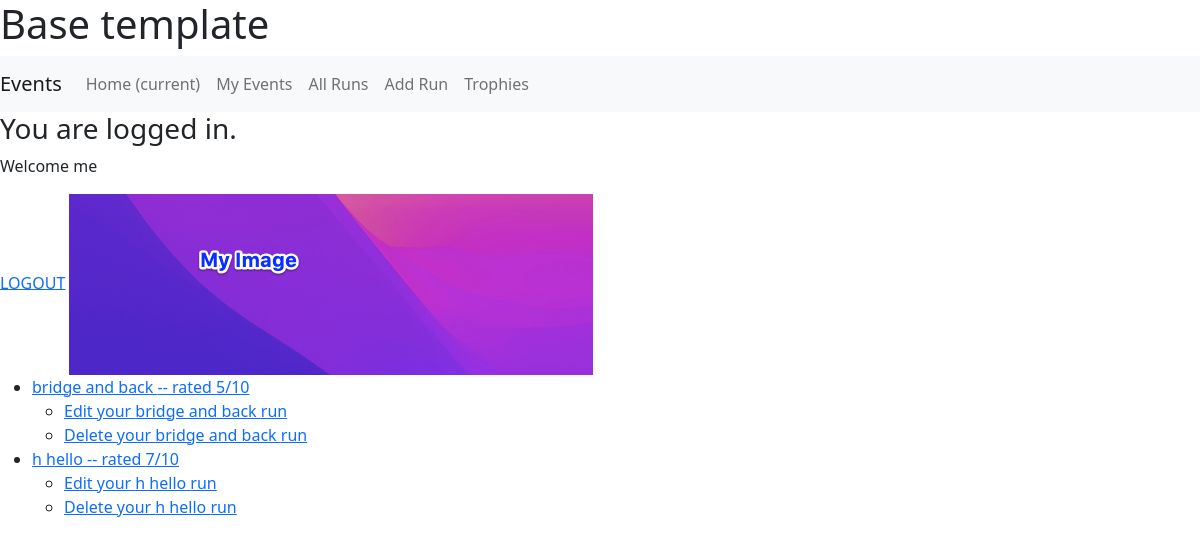
/runs_app/list_runs/ (signed in), run on an earlier commit of the app's database.
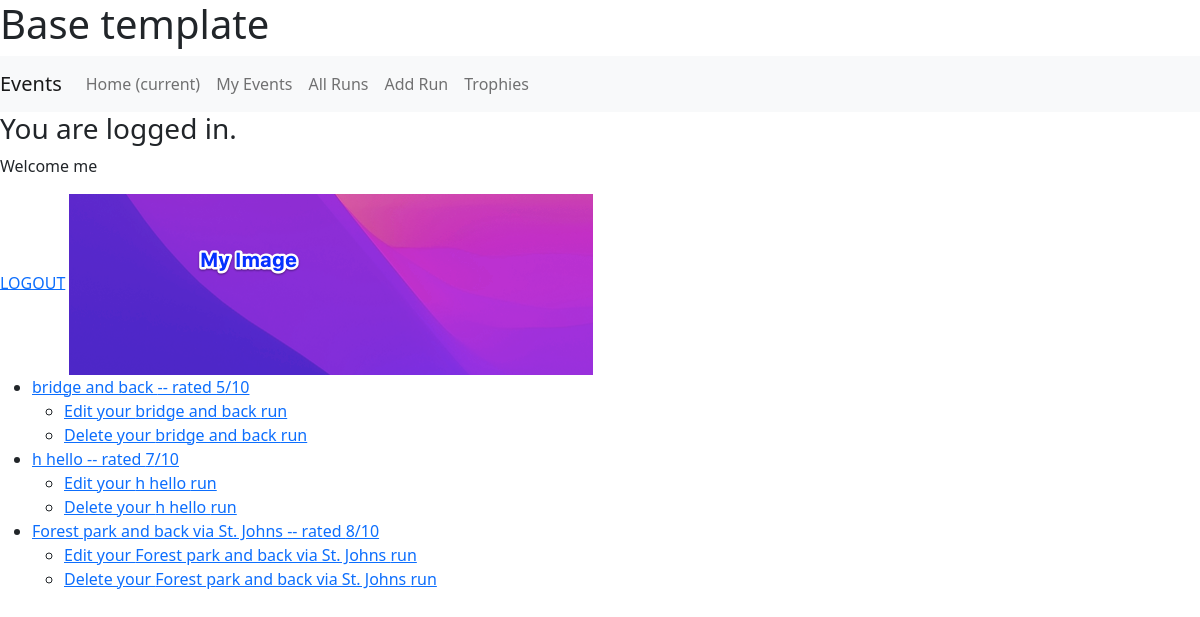
And on a later commit of the database.
### runs_app/models.py (models this page shows, shortened)
class Run(models.Model):
    course = models.CharField(max_length=80)
    distance = models.FloatField(validators=[MinValueValidator(0), MaxValueValidator(500)])
    duration = models.IntegerField(validators=[MinValueValidator(1)])
    rating = models.IntegerField(validators=[MinValueValidator(0), MaxValueValidator(10)])
    review = models.TextField()
    runner = models.ForeignKey(User, on_delete=models.CASCADE)

### runs_app/views.py (the view)
# urls.py: path('list_runs/', RunListView.as_view(), name='list_runs'),
class RunListView(LoginRequiredMixin, ListView):
    model = Run
    template_name = 'runs_app/run_list.html'
    paginate_by = 7
    def get_queryset(self):
        return Run.objects.filter(runner=self.request.user).all()

### runs_app/templates/runs_app/run_list.html
{% extends 'base.html' %}
{% load static %}
{% block content %}
<img src="{% static 'runs_app/image.png' %}" alt='Placeholder image'>
<ul>
    {% for run in run_list %}
    <li><a href="/runs_app/run_detail/{{run.id}}">{{run.course}} -- rated {{run.rating}}/10</a></li>
    <ul>
        <li>
            <a href="/runs_app/update_run/{{run.id}}">Edit your {{run.course}} run</a>
        </li>
        <li>
            <a href="/runs_app/delete_run/{{run.id}}">Delete your {{run.course}} run</a>
        </li>
    </ul>
    {% endfor %}
</ul>
{% endblock content %}

What changed in the data, as far as the page shows it:
added Run: course "Forest park and back via St. Johns", rating "8"
